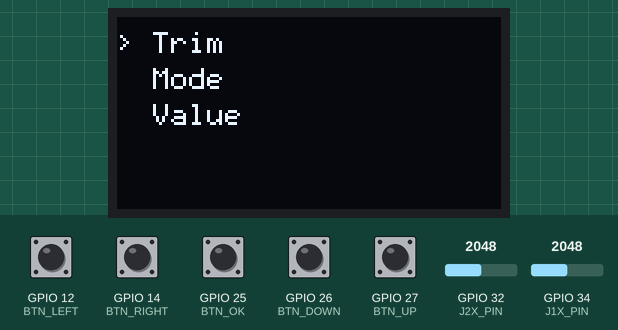
A sketch run on a simulated ESP32. Parts: 128×64 one-colour display. The inputs (shaded band) are chosen by the test bench; at power-on: GPIO 12 (BTN_LEFT), GPIO 14 (BTN_RIGHT), GPIO 25 (BTN_OK), GPIO 26 (BTN_DOWN), GPIO 27 (BTN_UP) HIGH, GPIO 32 (J2X_PIN) = 2048, GPIO 34 (J1X_PIN) = 2048.

Above: at 1.2 s.
1.3 s: GPIO 25 (BTN_OK) pulled LOW for 1 s
At 3.0 s:
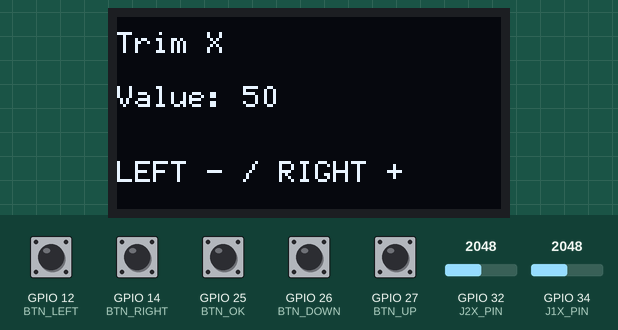
3.8 s: GPIO 12 (BTN_LEFT) pulled LOW for 0.15 s
At 4.4 s:
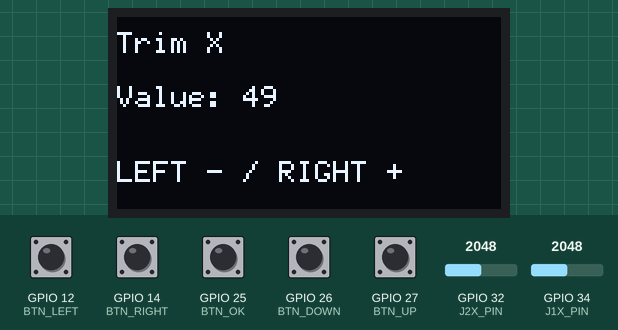
5.4 s: GPIO 14 (BTN_RIGHT) pulled LOW for 1 s
At 6.7 s:
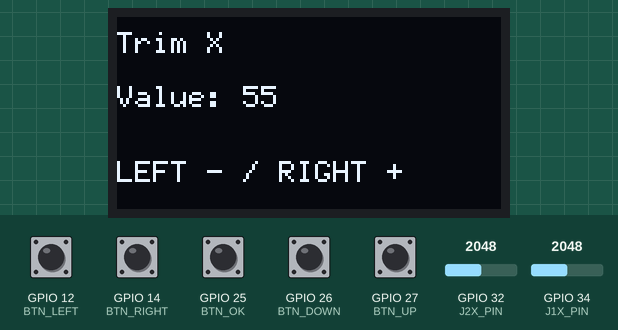
7.9 s: GPIO 14 (BTN_RIGHT) pulled LOW for 0.15 s
At 8.6 s:
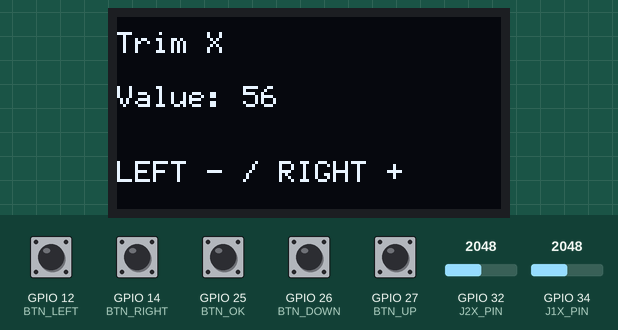
9.5 s: GPIO 25 (BTN_OK) pulled LOW for 0.15 s
At 10.2 s:
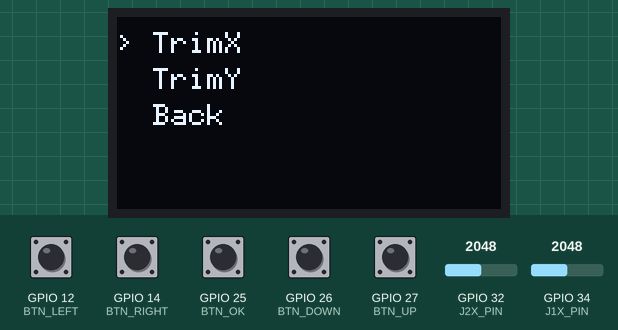
11.1 s: GPIO 26 (BTN_DOWN) pulled LOW for 0.15 s
Timing chart, 0 to 13.7 s (numbered marks = the images above; inputs shaded):
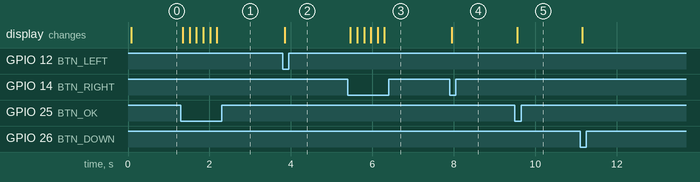

The sketch:

EspLinkV1.ino
```cpp
#include <Arduino.h>
#include <Wire.h>
#include <U8g2lib.h>
#include <WiFi.h>
#include <esp_now.h>

// ---------------- Display ----------------
U8G2_SSD1306_128X64_NONAME_F_HW_I2C u8g2(U8G2_R0, U8X8_PIN_NONE);

// ---------------- Pins ----------------
#define BTN_UP     27
#define BTN_DOWN   26
#define BTN_LEFT   12
#define BTN_RIGHT  14
#define BTN_OK     25

const int J1X_PIN = 34; // Angular
const int J2X_PIN = 32; // Linear

// ---------------- ESP-NOW Receiver MAC ----------------
uint8_t receiverMAC[] = {0x14, 0x08, 0x08, 0xA6, 0x8E, 0x68};

// ---------------- Data To Send ----------------
typedef struct {
  uint8_t mode;     // 0 Serial, 1 PWM, 2 CAN
  uint8_t linear;   // 0-100
  uint8_t angular;  // 0-100
} __attribute__((packed)) TxData;

TxData txPacket;

// ---------------- Shared Variables ----------------
portMUX_TYPE mux = portMUX_INITIALIZER_UNLOCKED;

volatile float angularValue = 50.0;
volatile float linearValue  = 50.0;
volatile int trimX = 50;
volatile int trimY = 50;

volatile int centerJ1 = 2048, centerJ2 = 2048;
volatile int minJ1 = 4095, maxJ1 = 0;
volatile int minJ2 = 4095, maxJ2 = 0;

enum Screen { MAIN_MENU, TRIM_MENU, TRIM_X, TRIM_Y, MODE_MENU, VALUE_SCREEN };
volatile Screen screen = MAIN_MENU;

volatile int menuIndex = 0;
volatile int modeIndex = 1; // default PWM

// ---------------- Parameters ----------------
const int CALIB_SAMPLES = 200;
const int DEADZONE_ADC = 50;
const float SMOOTH_ALPHA = 0.25;

// ---------------- Extended Range Parameters ----------------
const int EXTENDED_RANGE = 800; // How far beyond current min/max we allow
const int MIN_RANGE = 500;      // Minimum required range from center

// ---------------- Button Debouncing ----------------
unsigned long lastButtonPressTime = 0;
const unsigned long BUTTON_DEBOUNCE = 150;

// ---------------- Display Refresh Control ----------------
volatile bool screenDirty = true;
unsigned long lastDisplayUpdate = 0;
const unsigned long DISPLAY_MIN_INTERVAL = 33;

// ---------------- Simple Button Reading ----------------
bool btnPressed(int pin) {
  if (digitalRead(pin) == LOW) {
    unsigned long currentTime = millis();
    if (currentTime - lastButtonPressTime > BUTTON_DEBOUNCE) {
      lastButtonPressTime = currentTime;
      return true;
    }
  }
  return false;
}

// Special function for trim buttons with repeat
bool btnPressedTrim(int pin) {
  static unsigned long lastTrimTime = 0;
  static unsigned long lastRepeatTime = 0;
  static bool isRepeating = false;
  const unsigned long INITIAL_DELAY = 500;
  const unsigned long REPEAT_INTERVAL = 100;

  if (digitalRead(pin) == LOW) {
    unsigned long currentTime = millis();

    if (!isRepeating) {
      if (currentTime - lastButtonPressTime > BUTTON_DEBOUNCE) {
        lastButtonPressTime = currentTime;
        lastTrimTime = currentTime;
        isRepeating = true;
        return true;
      }
    } else {
      if (currentTime - lastTrimTime > INITIAL_DELAY) {
        if (currentTime - lastRepeatTime > REPEAT_INTERVAL) {
          lastRepeatTime = currentTime;
          return true;
        }
      }
    }
  } else {
    isRepeating = false;
  }

  return false;
}

// ---------------- Improved Map Function with Extended Range ----------------
int mapLearn(int raw, int minV, int centerV, int maxV) {
  // Apply deadzone around center first
  if (abs(raw - centerV) <= DEADZONE_ADC) {
    return 50;
  }

  // Calculate effective min and max with extended range
  int effectiveMin = minV;
  int effectiveMax = maxV;

  // Ensure minimum range from center for better resolution
  if (centerV - effectiveMin < MIN_RANGE) {
    effectiveMin = centerV - MIN_RANGE;
  }
  if (effectiveMax - centerV < MIN_RANGE) {
    effectiveMax = centerV + MIN_RANGE;
  }

  // Allow extended range beyond current min/max
  effectiveMin = min(effectiveMin, centerV - EXTENDED_RANGE);
  effectiveMax = max(effectiveMax, centerV + EXTENDED_RANGE);

  // Constrain to ADC limits
  effectiveMin = max(effectiveMin, 0);
  effectiveMax = min(effectiveMax, 4095);

  if (raw > centerV) {
    // Map from just outside deadzone to extended max
    int rangeStart = centerV + DEADZONE_ADC;
    return constrain(map(raw, rangeStart, effectiveMax, 51, 100), 51, 100);
  } else {
    // Map from extended min to just outside deadzone
    int rangeEnd = centerV - DEADZONE_ADC;
    return constrain(map(raw, effectiveMin, rangeEnd, 0, 49), 0, 49);
  }
}

// ================= ESP-NOW CALLBACK =================
void OnDataSent(const wifi_tx_info_t *info, esp_now_send_status_t status) {}

// ================= Send Task =================
void sendTask(void *pv) {
  TickType_t lastWakeTime = xTaskGetTickCount();

  for (;;) {
    portENTER_CRITICAL(&mux);
    txPacket.mode = modeIndex;
    txPacket.linear = (uint8_t)round(linearValue);
    txPacket.angular = (uint8_t)round(angularValue);
    portEXIT_CRITICAL(&mux);

    esp_now_send(receiverMAC, (uint8_t*)&txPacket, sizeof(txPacket));

    vTaskDelayUntil(&lastWakeTime, pdMS_TO_TICKS(25));
  }
}

// ================= Improved Joystick Task with Extended Range =================
void joystickTask(void *pv) {
  // Calibration
  long s1 = 0, s2 = 0;
  for (int i = 0; i < CALIB_SAMPLES; i++) {
    s1 += analogRead(J1X_PIN);
    s2 += analogRead(J2X_PIN);
    delay(3);
  }

  portENTER_CRITICAL(&mux);
  centerJ1 = s1 / CALIB_SAMPLES;
  centerJ2 = s2 / CALIB_SAMPLES;

  // Set initial min/max with extended range for better resolution
  minJ1 = centerJ1 - MIN_RANGE;
  maxJ1 = centerJ1 + MIN_RANGE;
  minJ2 = centerJ2 - MIN_RANGE;
  maxJ2 = centerJ2 + MIN_RANGE;

  // Reset values to exact center
  angularValue = 50.0;
  linearValue = 50.0;
  portEXIT_CRITICAL(&mux);

  TickType_t lastWakeTime = xTaskGetTickCount();

  for (;;) {
    int r1 = analogRead(J1X_PIN);
    int r2 = analogRead(J2X_PIN);

    portENTER_CRITICAL(&mux);

    // Update min/max gradually to allow full range exploration
    if (r1 < minJ1) minJ1 = r1;
    if (r1 > maxJ1) maxJ1 = r1;
    if (r2 < minJ2) minJ2 = r2;
    if (r2 > maxJ2) maxJ2 = r2;

    // Apply mapping with extended range
    int a = mapLearn(r1, minJ1, centerJ1, maxJ1);
    int l = mapLearn(r2, minJ2, centerJ2, maxJ2);

    // Apply trim
    a = constrain(a + (trimY - 50), 0, 100);
    l = constrain(l + (trimX - 50), 0, 100);

    // Apply smoothing only if not in center deadzone
    if (abs(r1 - centerJ1) <= DEADZONE_ADC) {
      angularValue = 50.0;
    } else {
      angularValue = SMOOTH_ALPHA * a + (1 - SMOOTH_ALPHA) * angularValue;
    }

    if (abs(r2 - centerJ2) <= DEADZONE_ADC) {
      linearValue = 50.0;
    } else {
      linearValue = SMOOTH_ALPHA * l + (1 - SMOOTH_ALPHA) * linearValue;
    }

    if (screen == VALUE_SCREEN) {
      screenDirty = true;
    }

    portEXIT_CRITICAL(&mux);

    vTaskDelayUntil(&lastWakeTime, pdMS_TO_TICKS(20));
  }
}

// ================= UI FUNCTIONS =================
void drawMainMenu() {
  const char* items[] = {"Trim", "Mode", "Value"};
  u8g2.clearBuffer();
  u8g2.setFont(u8g2_font_6x12_tr);
  for(int i=0;i<3;i++){
    if(i==menuIndex) u8g2.drawStr(0, 12+i*12, "> ");
    u8g2.drawStr(12, 12+i*12, items[i]);
  }
  u8g2.sendBuffer();
}

void drawTrimMenu() {
  const char* items[] = {"TrimX", "TrimY", "Back"};
  u8g2.clearBuffer();
  u8g2.setFont(u8g2_font_6x12_tr);
  for(int i=0;i<3;i++){
    if(i==menuIndex) u8g2.drawStr(0, 12+i*12, "> ");
    u8g2.drawStr(12, 12+i*12, items[i]);
  }
  u8g2.sendBuffer();
}

void drawModeMenu() {
  const char* modes[] = {"Serial", "PWM", "CAN", "Back"};
  u8g2.clearBuffer();
  u8g2.setFont(u8g2_font_6x12_tr);
  for(int i=0;i<4;i++){
    if(i==menuIndex) u8g2.drawStr(0, 12+i*12, "> ");
    u8g2.drawStr(12, 12+i*12, modes[i]);
  }
  u8g2.sendBuffer();
}

void drawTrimAdjust(const char *label, int value){
  u8g2.clearBuffer();
  u8g2.setFont(u8g2_font_6x12_tr);
  u8g2.drawStr(0,12,label);
  u8g2.setCursor(0,30);
  u8g2.print("Value: "); u8g2.print(value);
  u8g2.drawStr(0,55,"LEFT - / RIGHT +");
  u8g2.sendBuffer();
}

void drawValueScreen() {
  u8g2.clearBuffer();
  u8g2.setFont(u8g2_font_6x12_tr);
  u8g2.drawStr(0,12,"Live Values");
  u8g2.setCursor(0,30);

  int linear, angular;
  portENTER_CRITICAL(&mux);
  linear = (int)linearValue;
  angular = (int)angularValue;
  portEXIT_CRITICAL(&mux);

  u8g2.print("Linear : "); u8g2.print(linear);
  u8g2.setCursor(0,45);
  u8g2.print("Angular: "); u8g2.print(angular);
  u8g2.drawStr(0,62,"OK Back");
  u8g2.sendBuffer();
}

// ================= UI TASK =================
void uiTask(void *pv) {
  for (;;) {
    unsigned long currentTime = millis();

    if (screenDirty && (currentTime - lastDisplayUpdate >= DISPLAY_MIN_INTERVAL)) {
      switch(screen){
        case MAIN_MENU: drawMainMenu(); break;
        case TRIM_MENU: drawTrimMenu(); break;
        case TRIM_X: drawTrimAdjust("Trim X", trimX); break;
        case TRIM_Y: drawTrimAdjust("Trim Y", trimY); break;
        case MODE_MENU: drawModeMenu(); break;
        case VALUE_SCREEN: drawValueScreen(); break;
      }
      screenDirty = false;
      lastDisplayUpdate = currentTime;
    }

    switch(screen){
      case MAIN_MENU:
        if(btnPressed(BTN_UP))   { menuIndex = max(0, menuIndex-1); screenDirty = true; }
        if(btnPressed(BTN_DOWN)) { menuIndex = min(2, menuIndex+1); screenDirty = true; }
        if(btnPressed(BTN_OK)) {
          if(menuIndex==0){ screen = TRIM_MENU; menuIndex = 0; }
          else if(menuIndex==1){ screen = MODE_MENU; menuIndex = modeIndex; }
          else screen = VALUE_SCREEN;
          screenDirty = true;
        }
        break;

      case TRIM_MENU:
        if(btnPressed(BTN_UP))   { menuIndex = max(0, menuIndex-1); screenDirty = true; }
        if(btnPressed(BTN_DOWN)) { menuIndex = min(2, menuIndex+1); screenDirty = true; }
        if(btnPressed(BTN_OK)) {
          if(menuIndex==0) screen = TRIM_X;
          else if(menuIndex==1) screen = TRIM_Y;
          else { screen = MAIN_MENU; menuIndex =0; }
          screenDirty = true;
        }
        break;

      case TRIM_X:
        if(btnPressedTrim(BTN_LEFT))  { trimX = max(0, trimX-1); screenDirty = true; }
        if(btnPressedTrim(BTN_RIGHT)) { trimX = min(100, trimX+1); screenDirty = true; }
        if(btnPressed(BTN_OK)) { screen = TRIM_MENU; screenDirty = true; }
        break;

      case TRIM_Y:
        if(btnPressedTrim(BTN_LEFT))  { trimY = max(0, trimY-1); screenDirty = true; }
        if(btnPressedTrim(BTN_RIGHT)) { trimY = min(100, trimY+1); screenDirty = true; }
        if(btnPressed(BTN_OK)) { screen = TRIM_MENU; screenDirty = true; }
        break;

      case MODE_MENU:
        if(btnPressed(BTN_UP))   { menuIndex = max(0, menuIndex-1); screenDirty = true; }
        if(btnPressed(BTN_DOWN)) { menuIndex = min(3, menuIndex+1); screenDirty = true; }
        if(btnPressed(BTN_OK)) {
          if(menuIndex<3) modeIndex = menuIndex;
          screen = MAIN_MENU; menuIndex = 0;
          screenDirty = true;
        }
        break;

      case VALUE_SCREEN:
        if(btnPressed(BTN_OK)) { screen = MAIN_MENU; menuIndex=0; screenDirty = true; }
        break;
    }

    vTaskDelay(pdMS_TO_TICKS(20));
  }
}

// ================= SETUP =================
void setup() {
  Serial.begin(115200);

  pinMode(BTN_UP, INPUT_PULLUP);
  pinMode(BTN_DOWN, INPUT_PULLUP);
  pinMode(BTN_LEFT, INPUT_PULLUP);
  pinMode(BTN_RIGHT, INPUT_PULLUP);
  pinMode(BTN_OK, INPUT_PULLUP);

  Wire.begin(21, 22);
  u8g2.begin();

  WiFi.mode(WIFI_STA);
  if (esp_now_init() != ESP_OK) {
    Serial.println("Error initializing ESP-NOW");
    return;
  }
  esp_now_register_send_cb(OnDataSent);

  esp_now_peer_info_t peer{};
  memcpy(peer.peer_addr, receiverMAC, 6);
  peer.channel = 0;
  peer.encrypt = false;
  if (esp_now_add_peer(&peer) != ESP_OK) {
    Serial.println("Failed to add peer");
    return;
  }

  xTaskCreatePinnedToCore(joystickTask, "joy", 4096, NULL, 2, NULL, 1);
  xTaskCreatePinnedToCore(uiTask,       "ui",  4096, NULL, 1, NULL, 1);
  xTaskCreatePinnedToCore(sendTask,     "tx",  3072, NULL, 1, NULL, 0);
}

void loop() {
  vTaskDelete(NULL);
}
```

Measured:
- after the input at 1.3 s, the display: first changes after 0.05 s (image 1 shows a later state)
- after the input at 3.8 s, the display: changes after 0.05 s (image 2)
- after the input at 5.4 s, the display: first changes after 0.06 s (image 3 shows a later state)
- after the input at 7.9 s, the display: changes after 0.05 s (image 4)
- after the input at 9.5 s, the display: changes after 0.06 s (image 5)
